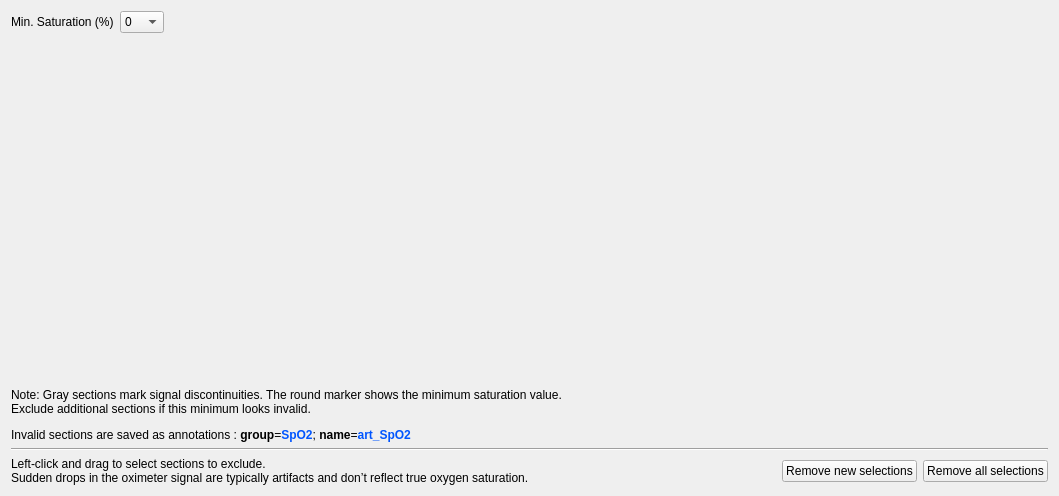
<?xml version="1.0" encoding="UTF-8"?>
<ui version="4.0">
 <class>OximeterView</class>
 <widget class="QWidget" name="OximeterView">
  <property name="geometry">
   <rect>
    <x>0</x>
    <y>0</y>
    <width>1059</width>
    <height>496</height>
   </rect>
  </property>
  <property name="windowTitle">
   <string>Form</string>
  </property>
  <layout class="QVBoxLayout" name="verticalLayout" stretch="0,1,0,0,0">
   <item>
    <layout class="QHBoxLayout" name="horizontalLayout_2" stretch="0,0,0,0,0">
     <item>
      <widget class="QLabel" name="label">
       <property name="text">
        <string>Min. Saturation (%)</string>
       </property>
      </widget>
     </item>
     <item>
      <widget class="QComboBox" name="ymin_comboBox">
       <item>
        <property name="text">
         <string>0</string>
        </property>
       </item>
       <item>
        <property name="text">
         <string>10</string>
        </property>
       </item>
       <item>
        <property name="text">
         <string>20</string>
        </property>
       </item>
       <item>
        <property name="text">
         <string>30</string>
        </property>
       </item>
       <item>
        <property name="text">
         <string>40</string>
        </property>
       </item>
       <item>
        <property name="text">
         <string>50</string>
        </property>
       </item>
       <item>
        <property name="text">
         <string>60</string>
        </property>
       </item>
       <item>
        <property name="text">
         <string>70</string>
        </property>
       </item>
       <item>
        <property name="text">
         <string>80</string>
        </property>
       </item>
       <item>
        <property name="text">
         <string>90</string>
        </property>
       </item>
      </widget>
     </item>
     <item>
      <spacer name="horizontalSpacer_3">
       <property name="orientation">
        <enum>Qt::Orientation::Horizontal</enum>
       </property>
       <property name="sizeType">
        <enum>QSizePolicy::Policy::Fixed</enum>
       </property>
       <property name="sizeHint" stdset="0">
        <size>
         <width>20</width>
         <height>20</height>
        </size>
       </property>
      </spacer>
     </item>
     <item>
      <widget class="QLabel" name="label_filename">
       <property name="text">
        <string/>
       </property>
      </widget>
     </item>
     <item>
      <spacer name="horizontalSpacer_2">
       <property name="orientation">
        <enum>Qt::Orientation::Horizontal</enum>
       </property>
       <property name="sizeHint" stdset="0">
        <size>
         <width>40</width>
         <height>20</height>
        </size>
       </property>
      </spacer>
     </item>
    </layout>
   </item>
   <item>
    <widget class="OximeterDrawArea" name="oximeter_draw_area" native="true"/>
   </item>
   <item>
    <widget class="QLabel" name="label_2">
     <property name="text">
      <string>&lt;html&gt;&lt;head/&gt;&lt;body&gt;&lt;p&gt;Note: Gray sections mark signal discontinuities. The round marker shows the minimum saturation value. &lt;br/&gt;Exclude additional sections if this minimum looks invalid.&lt;/p&gt;&lt;p&gt;&lt;span style=&quot; font-style:normal;&quot;&gt;Invalid sections are saved as annotations : &lt;/span&gt;&lt;span style=&quot; font-weight:700; font-style:normal;&quot;&gt;group&lt;/span&gt;&lt;span style=&quot; font-style:normal;&quot;&gt;=&lt;/span&gt;&lt;span style=&quot; font-weight:700; font-style:normal; color:#0055ff;&quot;&gt;SpO2&lt;/span&gt;&lt;span style=&quot; font-style:normal;&quot;&gt;; &lt;/span&gt;&lt;span style=&quot; font-weight:700; font-style:normal;&quot;&gt;name&lt;/span&gt;&lt;span style=&quot; font-style:normal;&quot;&gt;=&lt;/span&gt;&lt;span style=&quot; font-weight:700; font-style:normal; color:#0055ff;&quot;&gt;art_SpO2&lt;/span&gt;&lt;/p&gt;&lt;/body&gt;&lt;/html&gt;</string>
     </property>
     <property name="textFormat">
      <enum>Qt::TextFormat::RichText</enum>
     </property>
    </widget>
   </item>
   <item>
    <widget class="Line" name="line">
     <property name="orientation">
      <enum>Qt::Orientation::Horizontal</enum>
     </property>
    </widget>
   </item>
   <item>
    <layout class="QHBoxLayout" name="horizontalLayout">
     <item>
      <widget class="QLabel" name="label_3">
       <property name="text">
        <string>Left-click and drag to select sections to exclude.
Sudden drops in the oximeter signal are typically artifacts and don’t reflect true oxygen saturation.</string>
       </property>
      </widget>
     </item>
     <item>
      <spacer name="horizontalSpacer">
       <property name="orientation">
        <enum>Qt::Orientation::Horizontal</enum>
       </property>
       <property name="sizeHint" stdset="0">
        <size>
         <width>40</width>
         <height>20</height>
        </size>
       </property>
      </spacer>
     </item>
     <item>
      <widget class="QPushButton" name="remove_new_pushButton">
       <property name="toolTip">
        <string>Remove all new selections, keep the ones that we already saved.</string>
       </property>
       <property name="text">
        <string>Remove new selections</string>
       </property>
      </widget>
     </item>
     <item>
      <widget class="QPushButton" name="remove_all_pushButton">
       <property name="toolTip">
        <string>Remove all selections, including the ones that we already saved.</string>
       </property>
       <property name="text">
        <string>Remove all selections</string>
       </property>
      </widget>
     </item>
    </layout>
   </item>
  </layout>
 </widget>
 <customwidgets>
  <customwidget>
   <class>OximeterDrawArea</class>
   <extends>QWidget</extends>
   <header>OximeterDrawArea</header>
   <container>1</container>
  </customwidget>
 </customwidgets>
 <resources/>
 <connections>
  <connection>
   <sender>remove_all_pushButton</sender>
   <signal>clicked()</signal>
   <receiver>OximeterView</receiver>
   <slot>remove_all_clicked()</slot>
   <hints>
    <hint type="sourcelabel">
     <x>741</x>
     <y>469</y>
    </hint>
    <hint type="destinationlabel">
     <x>407</x>
     <y>247</y>
    </hint>
   </hints>
  </connection>
  <connection>
   <sender>remove_new_pushButton</sender>
   <signal>clicked()</signal>
   <receiver>OximeterView</receiver>
   <slot>remove_new_clicked()</slot>
   <hints>
    <hint type="sourcelabel">
     <x>602</x>
     <y>469</y>
    </hint>
    <hint type="destinationlabel">
     <x>407</x>
     <y>247</y>
    </hint>
   </hints>
  </connection>
  <connection>
   <sender>ymin_comboBox</sender>
   <signal>currentTextChanged(QString)</signal>
   <receiver>OximeterView</receiver>
   <slot>min_saturation_change()</slot>
   <hints>
    <hint type="sourcelabel">
     <x>153</x>
     <y>22</y>
    </hint>
    <hint type="destinationlabel">
     <x>407</x>
     <y>247</y>
    </hint>
   </hints>
  </connection>
 </connections>
 <slots>
  <slot>remove_new_clicked()</slot>
  <slot>remove_all_clicked()</slot>
  <slot>min_saturation_change()</slot>
 </slots>
</ui>
